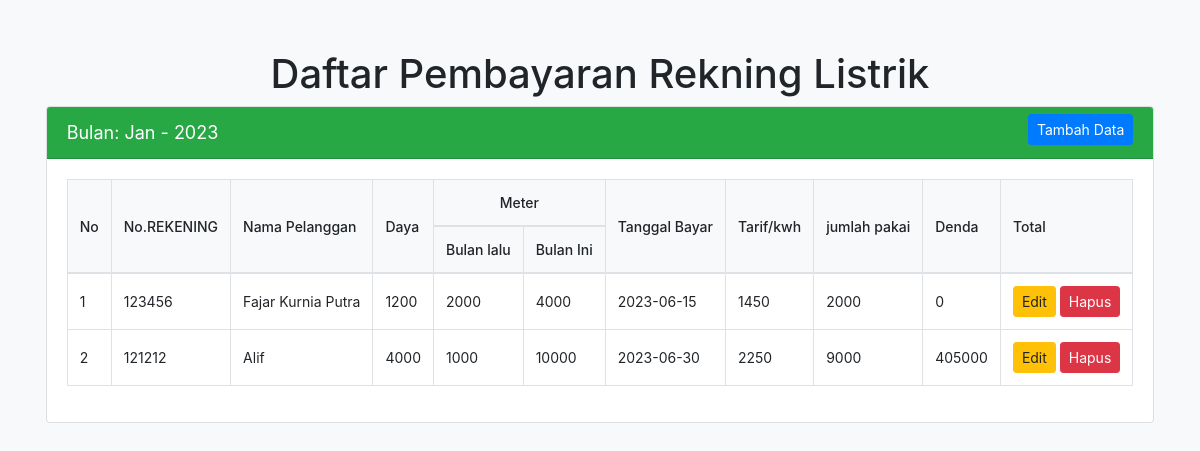
The page / on the database its author committed.
### tables this page shows
CREATE TABLE `listrik` (
  `id` int(11) NOT NULL AUTO_INCREMENT,
  `no_rek` char(100) DEFAULT NULL,
  `nama` char(200) DEFAULT NULL,
  `daya` int(11) DEFAULT NULL,
  `bulan_lalu` int(11) DEFAULT NULL,
  `bulan_ini` int(11) DEFAULT NULL,
  `tgl_bayar` date DEFAULT NULL,
  PRIMARY KEY (`id`)
);

### index.php (the view, shortened to what this page needs)
<!DOCTYPE html>
<html lang="en">
<head>
    <link rel="stylesheet" type="text/css" href="assets/css/bootstrap.min.css">
</head>
<body>
    <div class="container">
        <div class="row justify-content-center">
            <div class="col-md-100">
                <h1 class="text-center">Daftar Pembayaran Rekning Listrik</h1>
                <div class="card">
                    <div class="card-header bg-success text-white">
                        Bulan: Jan - 2023
                        <a href="tambah.php" class="btn btn-sm btn-primary float-right">Tambah Data</a>
                    </div>
                    <div class="card-body">
                        <table class="table table-bordered">
                        <thead>
                            <tr>
                                <th rowspan="2">No</th>
                                <th rowspan="2">No.REKENING</th>
                                <th rowspan="2">Nama Pelanggan</th>
                                <th rowspan="2">Daya</th>
                                <th colspan="2">Meter</th>
                                <th rowspan="2">Tanggal Bayar </th>
                                <th rowspan="2">Tarif/kwh</th>
                                <th rowspan="2">jumlah pakai</th>
                                <th rowspan="2">Denda</th>
                                <th rowspan="2">Total</th>
                            </tr>
                            <tr>
                                <th>Bulan lalu</th>
                                <th>Bulan Ini</th>
                            </tr>
                        </thead>
                            <tbody>
                                <?php
                                include "koneksi.php";
                                $datas = mysqli_query($koneksi, "SELECT * FROM listrik") or die(mysqli_error($koneksi));
                                $no = 1;
                                while ($row = mysqli_fetch_assoc($datas)) {
                                    ?>
                                    <tr>
                                        <td><?= $no; ?></td>
                                        <td><?= $row['no_rek']; ?></td>
                                        <td><?= $row['nama']; ?></td>
                                        <td><?= $row['daya']; ?></td>
                                        <td><?= $row['bulan_lalu']; ?></td>
                                        <td><?= $row['bulan_ini']; ?></td>
                                        <td><?= $row['tgl_bayar']; ?></td>
                                        <td>
                                            <?php
                                            $jp = $row['bulan_ini'] - $row['bulan_lalu'];
                                            $daya = intval($row['daya']);
                                            $tarif = 0;
                                            if ($daya <= 900) {
                                                $tarif = 1550;
                                            } elseif ($daya > 900 && $daya <= 1300) {
                                                $tarif = 1450;
                                            } elseif ($daya > 1300 && $daya <= 2200) {
                                                $tarif = 1850;
                                            } elseif ($daya > 2200) {
                                                $tarif = 2250;
                                            }
                                            echo $tarif
                                            ?>
                                        </td>
                                        <td><?= $jp; ?></td>
                                        <td>
                                            <?php
                                            $dt= $row['tgl_bayar'];
                                            $date_obj = new DateTime($dt);
                                            $d = $date_obj ->format("d");
                                            if  (intval($d)>20) {
                                                echo ($tarif*$jp) * 0.02;
                                            } else {
                                                echo 0;
                                            }
                                            ?>
                                        </td>
                                        <td>
                                            <a href="edit.php?id=<?= $row['id']; ?>" class="btn btn-sm btn-warning">Edit</a>
                                            <a href="hapus.php?id=<?= $row['id']; ?>" class="btn btn-sm btn-danger" onclick="return confirm('Anda yakin ingin hapus?');">Hapus</a>
                                        </td>
                                    </tr>
                                    <?php $no++;
                                }
                                ?>
                            </tbody>
                        </table>
                    </div>
                </div>
            </div>
        </div>
    </div>
</body>
</html>

### index.php (style rules this page uses)
body { background-color: #f8f9fa; }
.container { margin-top: 50px; }
.card-header { font-size: 18px; }
.card-header a { margin-top: -5px; }
th, td { vertical-align: middle !important; }
th { font-size: 14px; font-weight: 500; background-color: #f8f9fa; border-top: none !important; }
td { font-size: 14px; }
.btn-primary { background-color: #007bff; border-color: #007bff; }
.btn-warning { background-color: #ffc107; border-color: #ffc107; }
.btn-danger { background-color: #dc3545; border-color: #dc3545; }
th[colspan="2"] { text-align: center; }

### rows shown on the page
listrik: no_rek "123456", nama "Fajar Kurnia Putra", daya "1200", bulan_lalu "2000", bulan_ini "4000", tgl_bayar "2023-06-15", daya "1450"
listrik: no_rek "121212", nama "Alif", daya "4000", bulan_lalu "1000", bulan_ini "10000", tgl_bayar "2023-06-30", daya "2250", jp "9000", ($tarif*$jp) * 0.02 "405000"
